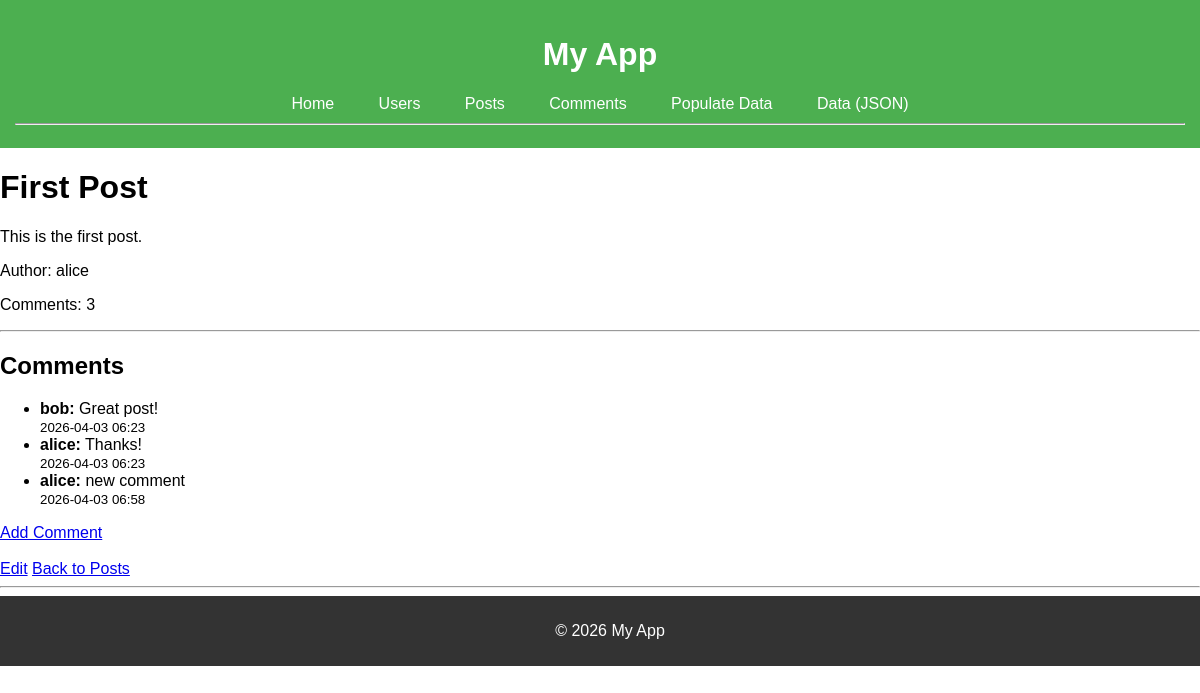
/posts/1, run on the app's committed database.
### models.py (models this page shows, shortened)
class Post(db.Model):
    id = db.Column(db.Integer, primary_key=True)
    title = db.Column(db.String(100), nullable=False)
    date_posted = db.Column(db.DateTime, nullable=False, default=datetime.utcnow)
    content = db.Column(db.Text, nullable=False)
    user_id = db.Column(db.Integer, db.ForeignKey('user.id'), nullable=False)
    category_id = db.Column(db.Integer, db.ForeignKey('category.id'), nullable=True)
    comments = db.relationship('Comment', backref='post', lazy=True)

class User(db.Model):
    id = db.Column(db.Integer, primary_key=True)
    username = db.Column(db.String(20), unique=True, nullable=False)
    email = db.Column(db.String(120), unique=True, nullable=False)
    posts = db.relationship('Post', backref='author', lazy=True)
    comments = db.relationship('Comment', backref='commenter', lazy=True)

class Comment(db.Model):
    id = db.Column(db.Integer, primary_key=True)
    content = db.Column(db.Text, nullable=False)
    date_posted = db.Column(db.DateTime, nullable=False, default=datetime.utcnow)
    post_id = db.Column(db.Integer, db.ForeignKey('post.id'), nullable=False)
    user_id = db.Column(db.Integer, db.ForeignKey('user.id'), nullable=False)

### main.py (the view)
@app.route('/posts/<int:id>')
def posts_show(id):
    post = Post.query.get_or_404(id)
    return render_template('pages/posts/show.html', post=post)

### templates/pages/posts/show.html
{% extends 'layouts/base.html' %}
{% block content %}
<h1>{{ post.title }}</h1>
<p>{{ post.content }}</p>
<p>Author: {{ post.author.username }}</p>
<p>Comments: {{ post.comments|length }}</p>
<hr>
<h2>Comments</h2>
{% if post.comments %}
<ul>
  {% for comment in post.comments %}
  <li>
    <strong>{{ comment.commenter.username }}:</strong> {{ comment.content }} <br>
    <small>{{ comment.date_posted.strftime('%Y-%m-%d %H:%M') if comment.date_posted else '' }}</small>
  </li>
  {% endfor %}
</ul>
{% else %}
<p>No comments yet.</p>
{% endif %}
<a href="{{ url_for('comments_new') }}?post_id={{ post.id }}">Add Comment</a>
<br><br>
<a href="{{ url_for('posts_edit', id=post.id) }}">Edit</a>
<a href="{{ url_for('posts_index') }}">Back to Posts</a>
{% endblock %}

### templates/layouts/base.html (shortened to what this page needs)
<!DOCTYPE html>
<html>
  <head>
    <link rel="stylesheet"
          href="{{ url_for('static', filename='css/styles.css') }}">
  </head>
  <body>
    {% include 'partials/header.html' %}
    {% block content %}{% endblock %}
    {% include 'partials/footer.html' %}
  </body>
</html>

### templates/partials/header.html
<header>
  <h1>My App</h1>
  <nav>
    <a href="/">Home</a>
    <a href="/users">Users</a>
    <a href="/posts">Posts</a>
    <a href="/comments">Comments</a>
    <a href="/populate">Populate Data</a>
    <a href="/data">Data (JSON)</a>
  </nav>
  <hr>
</header>

### templates/partials/footer.html
<hr>
<footer>
  <p>© 2026 My App</p>
</footer>

### static/css/styles.css (style rules this page uses)
body { margin: 0; font-family: Arial, sans-serif; }
header { background-color: #4CAF50; color: white; padding: 15px; text-align: center; }
nav { margin: 10px 0; }
nav a { color: white; padding: 14px 20px; text-decoration: none; }
footer { background-color: #333; color: white; text-align: center; padding: 10px; position: relative; bottom: 0; width: 100%; }

### data on the page
Post: title "First Post", content "This is the first post."
User: author.username "alice"
Comment: commenter.username "bob", content "Great post!", date_posted "2026-04-03 06:23"
Comment: commenter.username "alice", content "Thanks!", date_posted "2026-04-03 06:23"
Comment: commenter.username "alice", content "new comment", date_posted "2026-04-03 06:58"

### other printed values
{{ post.comments|length }} "3"
